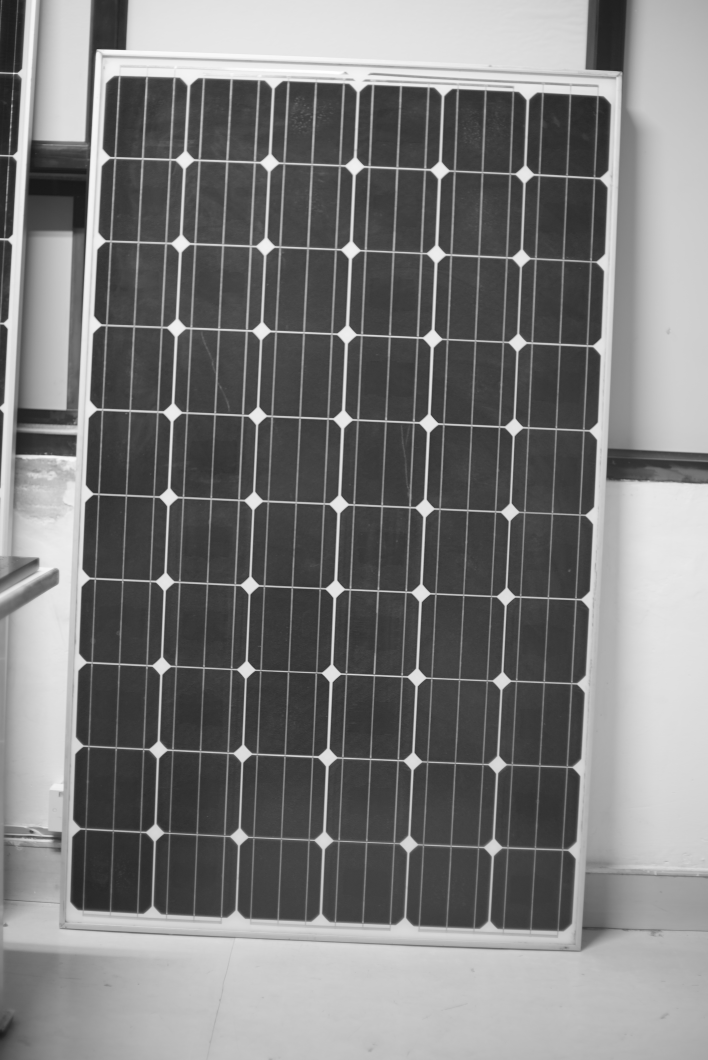
#> input picture Images/First.jpg, 2832 x 4240 px (shown at 1/4 size)
$ python transformations.py
#> lines starting #> are read from the running program, lines starting #| are printed output that depends on the picture
import cv2 as cv
import numpy as np
from sklearn.exceptions import DataDimensionalityWarning

img = cv.imread('Images/First.jpg')
#> img is the input picture: shape (4240, 2832, 3); min 21, max 255, mean 123.5
#cv.imshow('First', img)


def rescaleFrame(frame, scale=0.125):
#> called with scale = 0.125
    width = int(frame.shape[1]*scale)
#> width = 354
    height = int(frame.shape[0]*scale)
#> height = 530

    dimensions = (width, height)
#> dimensions = (354, 530)

    return cv.resize(frame, dimensions, interpolation=cv.INTER_AREA)
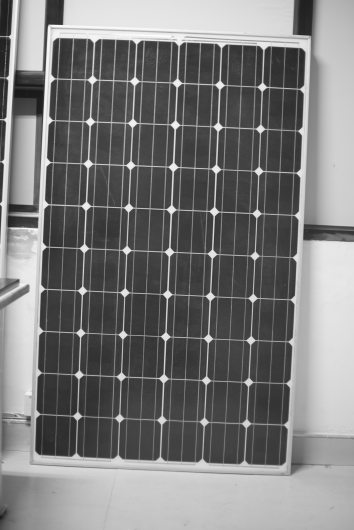
#> returned value: shape (530, 354, 3); min 24, max 255, mean 123.5


resized_image = rescaleFrame(img)
cv.imshow('Image', resized_image)

# Translation


def translate(img, x, y):
#> called with x = -100, y = 100
    transMat = np.float32([[1, 0, x], [0, 1, y]])
    dimensions = (img.shape[1], img.shape[0])
#> dimensions = (354, 530)
    return cv.warpAffine(img, transMat, dimensions)
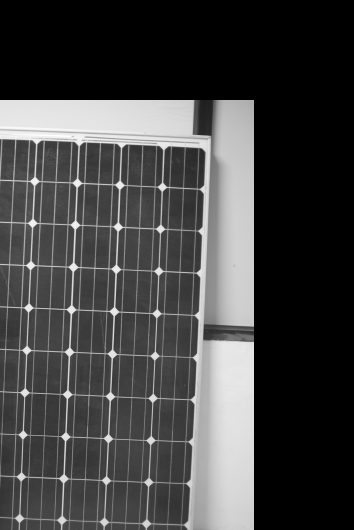
#> returned value: shape (530, 354, 3); min 0, max 255, mean 66.6

# -x --> Left
# -y --> Up
#  x --> Right
#  y --> Down


translated = translate(resized_image, -100, 100)
cv.imshow('Translated', translated)

# Rotation


def rotate(img, angle, rotPoint=None):
#> called with angle = 45
    (height, width) = img.shape[:2]
#> height = 530; width = 354

    if rotPoint is None:
        rotPoint = (width//2, height//2)
#> rotPoint = (177, 265)

    rotMat = cv.getRotationMatrix2D(rotPoint, angle, 1.0)
    dimensions = (width, height)
#> dimensions = (354, 530)

    return cv.warpAffine(resized_image, rotMat, dimensions)
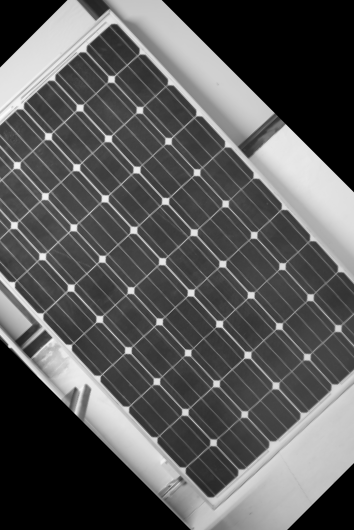
#> returned value: shape (530, 354, 3); min 0, max 253, mean 88.8


rotated = rotate(resized_image, 45)
cv.imshow('Rotated', rotated)


# Resize

resize = cv.resize(img, (500, 500), interpolation=cv.INTER_CUBIC)
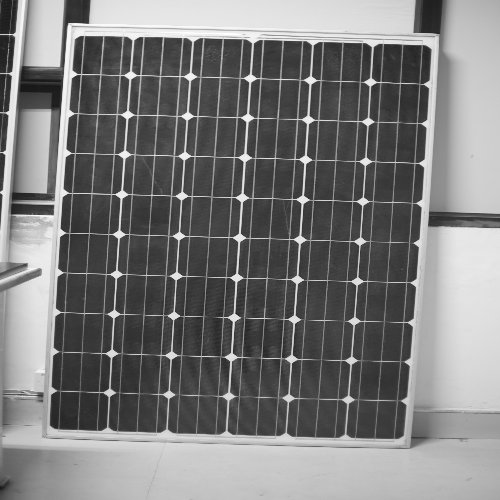
#> resize: shape (500, 500, 3); min 23, max 255, mean 123.5
cv.imshow('Resized', resize)

# Flipping
flip = cv.flip(resized_image, 1)
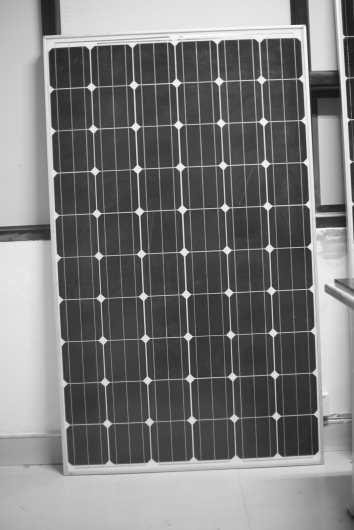
#> flip: shape (530, 354, 3); min 24, max 255, mean 123.5
cv.imshow('Flip', flip)

#

# 0 - vertical 1 - horizontal -1 - both

cv.waitKey(0)
